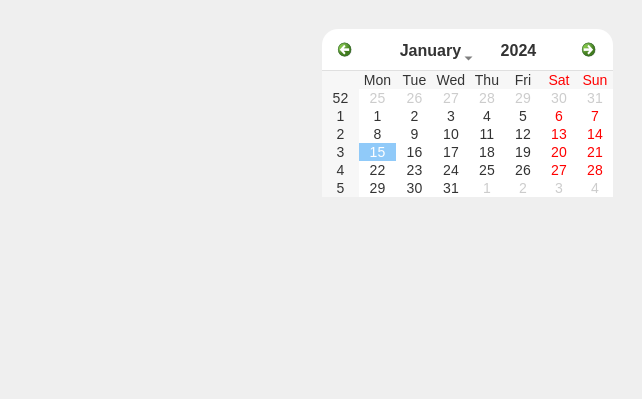
<?xml version="1.0" encoding="UTF-8"?>
<ui version="4.0">
 <class>HomePage</class>
 <widget class="QWidget" name="HomePage">
  <property name="geometry">
   <rect>
    <x>0</x>
    <y>0</y>
    <width>642</width>
    <height>399</height>
   </rect>
  </property>
  <property name="windowTitle">
   <string>Form</string>
  </property>
  <layout class="QHBoxLayout" name="horizontalLayout" stretch="1,1">
   <item>
    <widget class="QWidget" name="left_side_widget" native="true">
     <layout class="QVBoxLayout" name="verticalLayout_2" stretch="5,2">
      <item>
       <widget class="ClockWidget" name="left_top_widget" native="true"/>
      </item>
      <item>
       <widget class="DigitalTimeWidget" name="left_bottom_widget" native="true"/>
      </item>
     </layout>
    </widget>
   </item>
   <item>
    <widget class="QWidget" name="right_side_widget" native="true">
     <layout class="QVBoxLayout" name="verticalLayout" stretch="1,1">
      <item>
       <widget class="QWidget" name="right_top_widget" native="true">
        <layout class="QGridLayout" name="gridLayout">
         <item row="0" column="0">
          <widget class="QCalendarWidget" name="calendarWidget">
           <property name="styleSheet">
            <string notr="true">QCalendarWidget {
    background-color: #ffffff;
    border: 1px solid #e0e0e0;
    border-radius: 16px;
    font-family: &quot;Helvetica Neue&quot;, &quot;Arial&quot;, &quot;Microsoft YaHei&quot;;
    font-size: 14px;
    color: #333333;
}

QCalendarWidget QToolButton {
    background-color: transparent;
    color: #333333;
    font-weight: bold;
    font-size: 16px;
    border: none;
    margin: 6px;
    border-radius: 8px;
    padding: 4px 8px;
}

QCalendarWidget QToolButton:hover {
    background-color: #e3f2fd;
    color: #1e88e5;
}

QCalendarWidget QMenu {
    background-color: #ffffff;
    border: 1px solid #e0e0e0;
    border-radius: 8px;
    font-size: 14px;
}

QCalendarWidget QSpinBox {
    background: transparent;
    font-size: 14px;
    color: #333333;
    border: none;
}

QCalendarWidget QWidget#qt_calendar_navigationbar {
    background-color: #ffffff;
    border-bottom: 1px solid #e0e0e0;
    border-top-left-radius: 16px;
    border-top-right-radius: 16px;
}

QCalendarWidget QTableView {
    border: none;
    gridline-color: #eeeeee;
    selection-background-color: #90caf9;
    selection-color: white;
    font-size: 14px;
    background-color: #ffffff;
    border-bottom-left-radius: 16px;
    border-bottom-right-radius: 16px;
}

QCalendarWidget QHeaderView::section {
    background-color: #ffffff;
    color: #757575;
    font-weight: bold;
    border: none;
    font-size: 13px;
}

QCalendarWidget QAbstractItemView:enabled {
    color: #333333;
    background-color: #ffffff;
    selection-background-color: #90caf9;
    selection-color: white;
}

QCalendarWidget QAbstractItemView:disabled {
    color: #cccccc;
}

QCalendarWidget#qt_calendar_calendarview {
    outline: 0;
}</string>
           </property>
          </widget>
         </item>
        </layout>
       </widget>
      </item>
      <item>
       <widget class="QWidget" name="right_bottom_widget" native="true"/>
      </item>
     </layout>
    </widget>
   </item>
  </layout>
 </widget>
 <customwidgets>
  <customwidget>
   <class>ClockWidget</class>
   <extends>QWidget</extends>
   <header>clockwidget.h</header>
   <container>1</container>
  </customwidget>
  <customwidget>
   <class>DigitalTimeWidget</class>
   <extends>QWidget</extends>
   <header>digitaltimewidget.h</header>
   <container>1</container>
  </customwidget>
 </customwidgets>
 <resources/>
 <connections/>
</ui>
